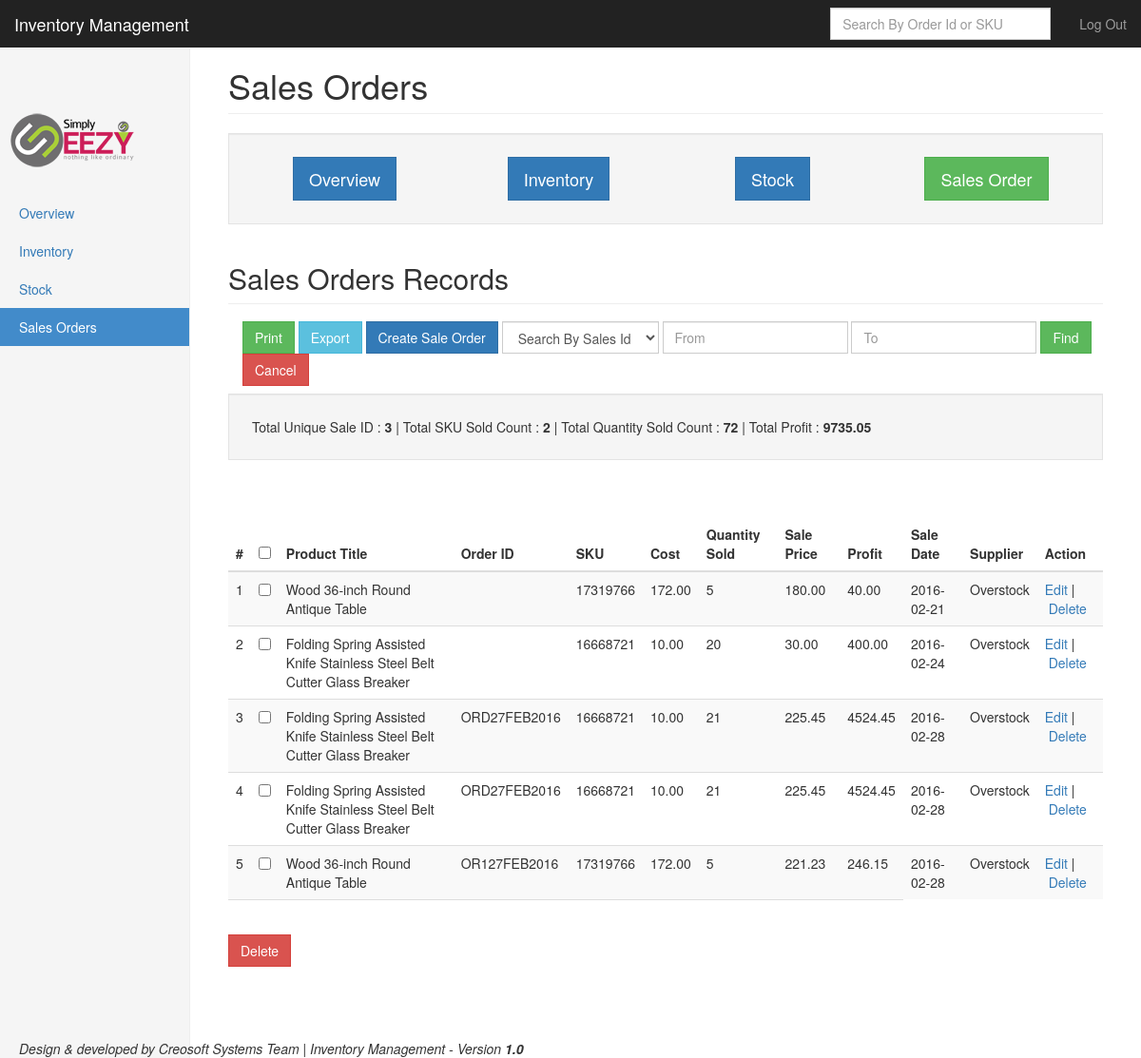
Before: /sales.php (signed in) with the older database file.
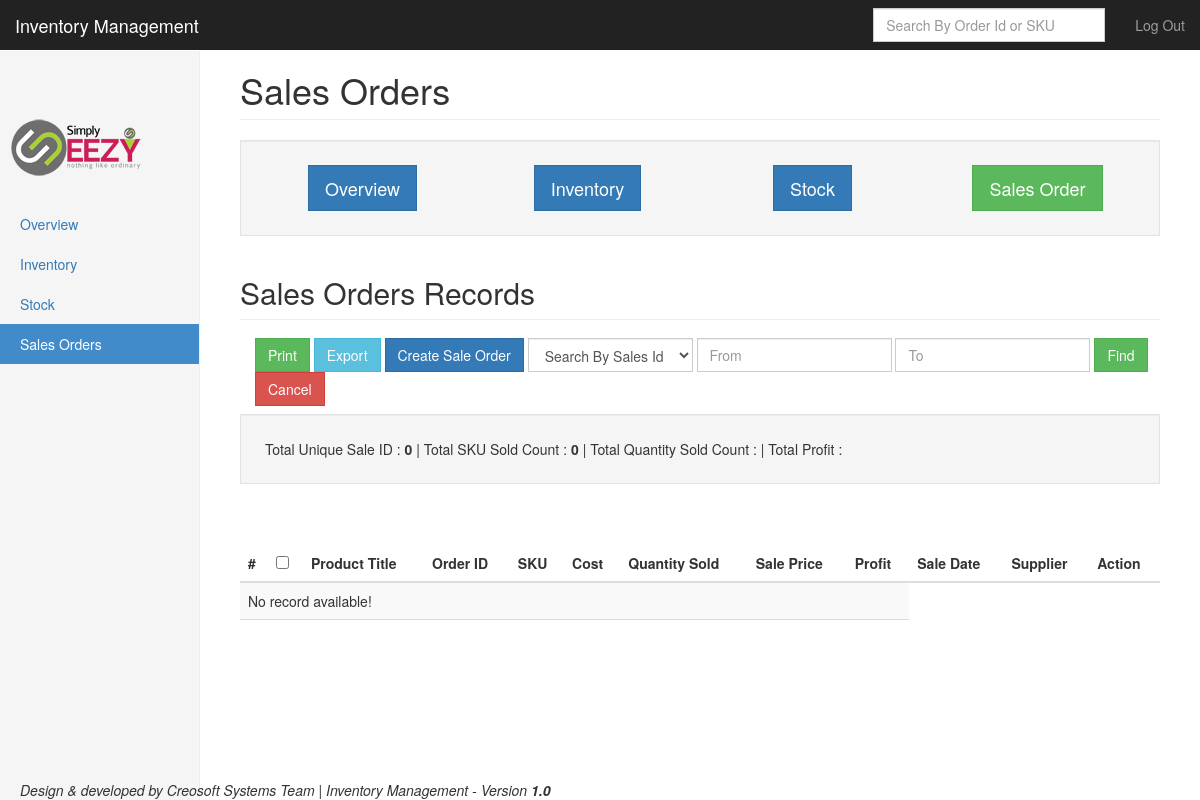
After: the same page with the newer database file.
### tables this page shows
CREATE TABLE IF NOT EXISTS `sales` (
  `id` int(11) NOT NULL AUTO_INCREMENT,
  `sale_id` varchar(50) NOT NULL,
  `order_id` varchar(150) NOT NULL,
  `sku` varchar(100) NOT NULL,
  `title` varchar(250) NOT NULL,
  `supplier` varchar(250) NOT NULL,
  `cost_price` decimal(10,2) NOT NULL DEFAULT '0.00',
  `sale_price` decimal(10,2) NOT NULL DEFAULT '0.00',
  `quantity_purchased` int(11) DEFAULT NULL,
  `profit_retained` decimal(10,2) NOT NULL DEFAULT '0.00',
  `sale_date` date NOT NULL,
  `date_added` datetime NOT NULL,
  `date_modified` datetime NOT NULL,
  `status` int(11) NOT NULL DEFAULT '1',
  PRIMARY KEY (`id`)
);

### sales.php (the view, shortened to what the changed rows need)
<?php
include('db.php');
$limit = 10;
if (isset($_GET["page"])) { $page  = $_GET["page"]; } else { $page=1; };
$start_from = ($page-1) * $limit;
$qInv = (isset($_REQUEST['searchSales']))?$_REQUEST['searchSales']:'';
$from_date = (isset($_REQUEST['from_date']))?urldecode($_REQUEST['from_date']):'';
$to_date = (isset($_REQUEST['to_date']))?urldecode($_REQUEST['to_date']):'';
$sale_id = (isset($_REQUEST['sale_id']))?$_REQUEST['sale_id']:'';
$selectInvSql = "";
if(!empty($from_date) && !empty($to_date)){
	$from_date_ymd = date("Y-m-d", strtotime($from_date));
	$to_date_ymd = date("Y-m-d", strtotime($to_date));
	$selectInvSql = "SELECT id, sale_id, order_id, title, sku, cost_price, quantity_purchased, sale_price, sale_date, supplier, profit_retained FROM sales WHERE sale_date BETWEEN '".$from_date_ymd."' AND '".$to_date_ymd."' LIMIT $start_from, $limit";
}else if(!empty($qInv)){
	$selectInvSql = "SELECT id, sale_id, order_id, title, sku, cost_price, quantity_purchased, sale_price, sale_date, supplier, profit_retained FROM sales WHERE (sku LIKE '%".trim($qInv)."%' OR  order_id LIKE '%".trim($qInv)."%') LIMIT $start_from, $limit";
}else if(!empty($sale_id)){
	$selectInvSql = "SELECT id, sale_id, order_id, title, sku, cost_price, quantity_purchased, sale_price, sale_date, supplier, profit_retained FROM sales WHERE sale_id LIKE '%".$sale_id."%' LIMIT $start_from, $limit";
}else{
	$selectInvSql = "SELECT id, sale_id, order_id, title, sku, cost_price, quantity_purchased, sale_price, sale_date, supplier, profit_retained FROM sales LIMIT $start_from, $limit";
}
if(!empty($selectInvSql)){
	$selectInvSqlStatement = $myMySQLPDOCon->prepare($selectInvSql);
	$selectInvSqlParameter = array();
	$selectInvSqlStatement->execute($selectInvSqlParameter);
	$inventoryRecords = array();
	$inventoryRecords = $selectInvSqlStatement->fetchAll();
}
function getSaleCount($field){
	global $myMySQLPDOCon;
	$selectInvSql3 = "SELECT DISTINCT(`".$field."`) FROM sales";
	$selectInvSqlStatement3 = $myMySQLPDOCon->prepare($selectInvSql3);
	$selectInvSqlParameter3 = array();
	$selectInvSqlStatement3->execute($selectInvSqlParameter3);
	$inventoryRecords3 = $selectInvSqlStatement3->fetchAll();
	return count($inventoryRecords3);
}
function getSaleSum($field){
	global $myMySQLPDOCon;
	$selectInvSql3 = "SELECT SUM(`".$field."`) As total FROM sales";
	$selectInvSqlStatement3 = $myMySQLPDOCon->prepare($selectInvSql3);
	$selectInvSqlParameter3 = array();
	$selectInvSqlStatement3->execute($selectInvSqlParameter3);
	$inventoryRecords3 = $selectInvSqlStatement3->fetchAll();
	if(count($inventoryRecords3)>0){
		return $inventoryRecords3[0]["total"];
	}
	return 0;
}
	$total_records = 0;
	$selectInvSql4 = "SELECT count(*) AS total_record FROM sales";
	$selectInvSqlStatement4 = $myMySQLPDOCon->prepare($selectInvSql4);
	$selectInvSqlParameter4 = array();
	$selectInvSqlStatement4->execute($selectInvSqlParameter4);
	$inventoryRecords4 = $selectInvSqlStatement4->fetchAll();
	if(count($inventoryRecords4)>0){
		$total_records = $inventoryRecords4[0]["total_record"];
	}
?>
<!DOCTYPE html>
<html lang="en">
  <head>
    <link href="css/bootstrap.min.css" rel="stylesheet">
    <link href="css/ie10-viewport-bug-workaround.css" rel="stylesheet">
    <link href="css/dashboard.css" rel="stylesheet">
  </head>
  <body>
    <div class="container-fluid">
      <div class="row">
        <div class="col-sm-9 col-sm-offset-3 col-md-10 col-md-offset-2 main">
          <h1 class="page-header">Sales Orders</h1>
			<div class="row">
				<div class="col-sm-12">
				<h2 class="sub-header">Sales Orders Records</h2>
				</div>
			</div>
					<link rel="stylesheet" href="//code.jquery.com/ui/1.11.4/themes/smoothness/jquery-ui.css">
		<div class="row">
				<div class="col-sm-12">
					<div class="well well-lg">
						<?php if(empty($qInv)){?>
							Total Unique Sale ID : <strong><?php echo getSaleCount("sale_id"); ?></strong> | Total SKU Sold Count : <strong><?php echo getSaleCount("sku"); ?></strong> | Total Quantity Sold Count : <strong><?php echo getSaleSum("quantity_purchased"); ?></strong> | Total Profit : <strong><?php echo getSaleSum("profit_retained"); ?></strong>
						<?php }else{?>
							Total Product Sold : <?php echo getStatForSearchedResult("totalQuantitySold", $qInv); ?> | Total Profit : <?php echo getStatForSearchedResult("totalProfitRetained", $qInv); ?>
						<?php }?>
					</div>
				</div>
		</div>
			<br><br>
          <div class="table-responsive">
		   <div id="divToPrint" style="display:block;">
		   <form name="bulk_action_form" id="bulk_action_form" action="groupSalesDelete.php" method="post" onSubmit="return deleteConfirm();"/>
            <table class="table table-striped">
              <thead>
                <tr>
                  <th>#</th>
				  <th><input type="checkbox" name="select_all" id="select_all" value=""/></th>
                  <th>Product Title</th>
				  <th>Order ID</th>
                  <th>SKU</th>
                  <th>Cost</th>
                  <th>Quantity Sold</th>
				  <th>Sale Price</th>
				   <th>Profit</th>
			      <th>Sale Date</th>
				  <th>Supplier</th>
				  <th>Action</th>
                </tr>
              </thead>
			  <tbody>
			  <?php
			  $indx=1;
			  if(count($inventoryRecords)>0){
			  	foreach($inventoryRecords as $invRow){
				?>
					<tr>
					  <td><?php echo $indx;?></td>
					  <td align="center"><input type="checkbox" name="checked_id[]" class="checkbox" value="<?php echo $invRow['id']; ?>"/></td>
					  <td><?php echo $invRow["title"];?></td>
					  <td><?php echo strtoupper($invRow["order_id"]);?></td>
					  <td><?php echo strtoupper($invRow["sku"]);?></td>
					  <td><?php echo $invRow["cost_price"];?></td>
					  <td><?php echo $invRow["quantity_purchased"];?></td>
					  <td><?php echo $invRow["sale_price"];?></td>
					  <td><?php echo $invRow["profit_retained"];?></td>
					  <td><?php echo $invRow["sale_date"];?></td>
					  <td><?php echo $invRow["supplier"];?></td>
					  <td><a href="addSalesRecord.php?id=<?php echo $invRow["id"];?>">Edit</a>&nbsp;|&nbsp;<a onClick="javascript:confirmSalesDelete('<?php echo $invRow["id"];?>');" href="javascript:void(0)">Delete</a></td>
					</tr>
				<?php
				$indx++;
				}
			  }else{
			  ?>
                <tr>
                  <td colspan="9">No record available!</td>
                </tr>
			  <?php
			  }
			  ?>
			</tbody>
            </table>
			<?php if($total_records>1){?>
			<input type="submit" class="btn btn-danger" name="bulk_delete_submit" id="bulk_delete_submit" value="Delete"/>
			<?php } ?>
			<br><br>
			<table class="table table-striped">
			<thead>
			<tr>
			<td colspan="9">
			</td>
			</tr>
			</table>
			</div>
          </div>
        </div>
      </div>
    </div>
  </body>
</html>

Changed rows visible on the page:
removed sales: title "Wood 36-inch Round Antique Table", sku "17319766", cost_price "172.00", quantity_purchased "5", sale_price "180.00", profit_retained "40.00", sale_date "2016-02-21", supplier "Overstock"
removed sales: title "Folding Spring Assisted Knife Stainless Steel Belt Cutter Glass Breaker", sku "16668721", cost_price "10.00", quantity_purchased "20", sale_price "30.00", profit_retained "400.00", sale_date "2016-02-24", supplier "Overstock"
removed sales: title "Folding Spring Assisted Knife Stainless Steel Belt Cutter Glass Breaker", order "ORD27FEB2016", sku "16668721", cost_price "10.00", quantity_purchased "21", sale_price "225.45", profit_retained "4524.45", sale_date "2016-02-28", supplier "Overstock"
removed sales: title "Folding Spring Assisted Knife Stainless Steel Belt Cutter Glass Breaker", order "ORD27FEB2016", sku "16668721", cost_price "10.00", quantity_purchased "21", sale_price "225.45", profit_retained "4524.45", sale_date "2016-02-28", supplier "Overstock"
removed sales: title "Wood 36-inch Round Antique Table", order "OR127FEB2016", sku "17319766", cost_price "172.00", quantity_purchased "5", sale_price "221.23", profit_retained "246.15", sale_date "2016-02-28", supplier "Overstock"
Other visible differences:
getSaleCount("sale_id"): "3" → "0"
getSaleCount("sku"): "2" → "0"
getSaleSum("quantity_purchased"): "72" → (not shown)
getSaleSum("profit_retained"): "9735.05" → (not shown)
form field bulk_delete_submit: "Delete" → (not shown)
text now shown: "No record available!"
